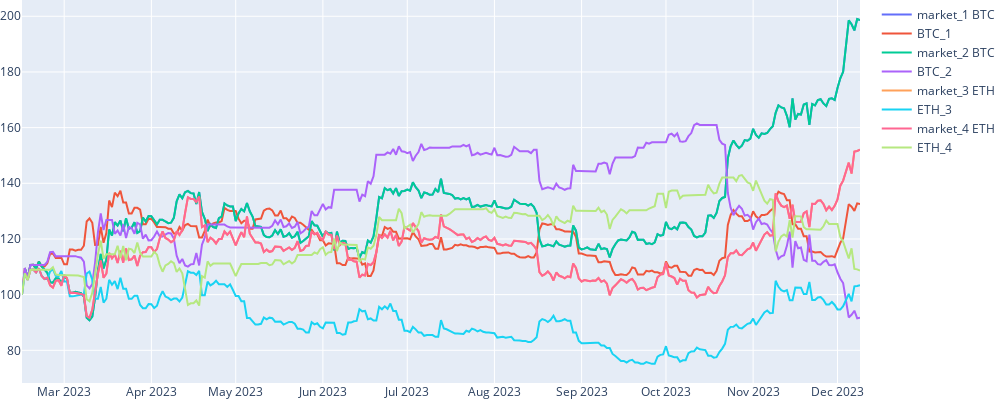

Notebook cell for this chart:
### Markdown cell above
## Global Report

### Code cell
env.globalReport()

### Figure 1 — Plotly figure (JSON) as saved in the notebook; plotly's stock layout.template omitted (floating-point values rounded to 4 significant figures; data arrays with more than 128 entries replaced by an {"elided": "..."} marker saying what was removed)
{"data": [{"name": "market_1 BTC", "type": "scatter", "x": {"elided": "299 str values"}, "y": {"elided": "299 float values"}}, {"name": "BTC_1", "type": "scatter", "x": {"elided": "299 str values"}, "y": {"elided": "299 float values"}}, {"name": "market_2 BTC", "type": "scatter", "x": {"elided": "299 str values"}, "y": {"elided": "299 float values"}}, {"name": "BTC_2", "type": "scatter", "x": {"elided": "299 str values"}, "y": {"elided": "299 float values"}}, {"name": "market_3 ETH", "type": "scatter", "x": {"elided": "299 str values"}, "y": {"elided": "299 float values"}}, {"name": "ETH_3", "type": "scatter", "x": {"elided": "299 str values"}, "y": {"elided": "299 float values"}}, {"name": "market_4 ETH", "type": "scatter", "x": {"elided": "299 str values"}, "y": {"elided": "299 float values"}}, {"name": "ETH_4", "type": "scatter", "x": {"elided": "299 str values"}, "y": {"elided": "299 float values"}}], "layout": {"height": 400, "margin": {"b": 0, "l": 0, "r": 10, "t": 0}, "width": 1000}}
